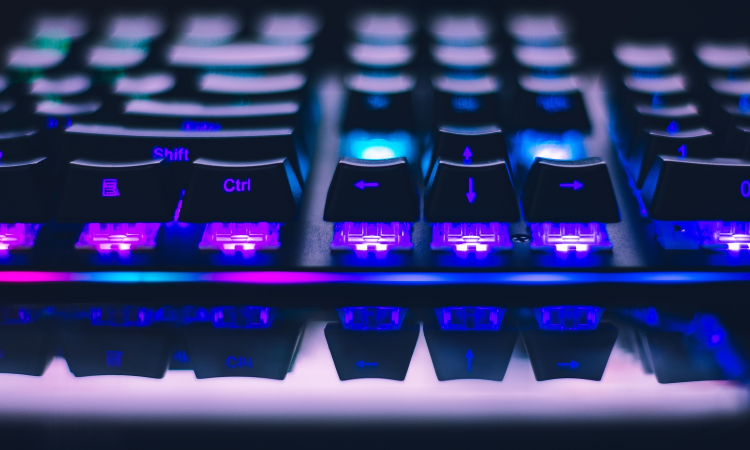
#> input picture output/goodeasy-keyboard-portal-20261105-reviewed/02_대표사진_실사_무문구.jpg, 1500 x 900 px, given in place of exec-f92ec295-fd03-42bf-aac0-72921367607b.png, which was not available (shown at 1/2 size)
$ python prepare.py
#> lines starting #> are read from the running program, lines starting #| are printed output that depends on the picture
from pathlib import Path
import re,json,shutil
from PIL import Image
r=Path(r'C:\Users\user\.codex\worktrees\piano-finish\editshop');out=Path(r'C:\Users\user\Documents\editshop\output\gramophone-release-20261103');thumb=out/'thumbnail';thumb.mkdir(exist_ok=True)
a=Image.open(r'C:\Users\user\.codex\generated_images\01a16619-0fc3-7723-9a18-398e99f9eef7\exec-f92ec295-fd03-42bf-aac0-72921367607b.png').convert('RGB')
#> a is the input picture: PIL image 1500x900 RGB; mean R, G, B 51.2, 56.5, 108.6
a.save(thumb/'gramophone-site-thumbnail-large.jpg',quality=95);a=a.resize((360,240),Image.Resampling.LANCZOS);a.save(thumb/'gramophone-site-thumbnail-360x240.jpg',quality=95);a.crop((0,0,360,203)).save(thumb/'mobile-top-crop.jpg',quality=95);a.crop((0,18,360,221)).save(thumb/'mobile-center-crop.jpg',quality=95)
#> after `a = a.resize((360, 240), Image.Resampling.LANCZOS)`:
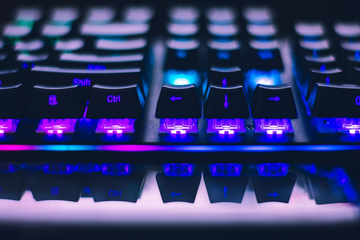
#> a: PIL image 360x240 RGB; mean R, G, B 51.2, 56.5, 108.6
#> after `a.save(thumb / 'gramophone-site-thumbnail-large.jpg', quality=95)`:
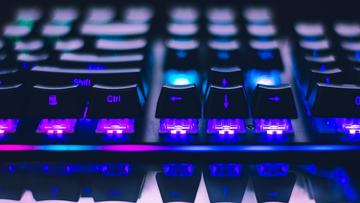
#> saved as mobile-top-crop.jpg: PIL image 360x203 RGB; mean R, G, B 41.3, 48.8, 104.1
#> after `a.save(thumb / 'gramophone-site-thumbnail-large.jpg', quality=95)`:
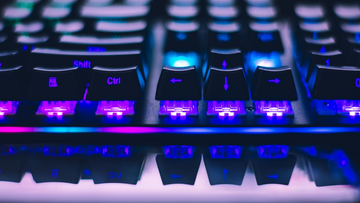
#> saved as mobile-center-crop.jpg: PIL image 360x203 RGB; mean R, G, B 54, 59, 116.5
shutil.copyfile(r'C:\Users\user\Documents\editshop\output\goodeasy-portals-20261102-03\gramophone\04_본문사진_AI_무문구.jpg',r/'goodeasy/gramophone/share.jpg')
shutil.copyfile(thumb/'gramophone-site-thumbnail-360x240.jpg',r/'goodeasy/gramophone/site-thumbnail.jpg')
#> (the run stopped early here; a loop or call above may not have finished)
